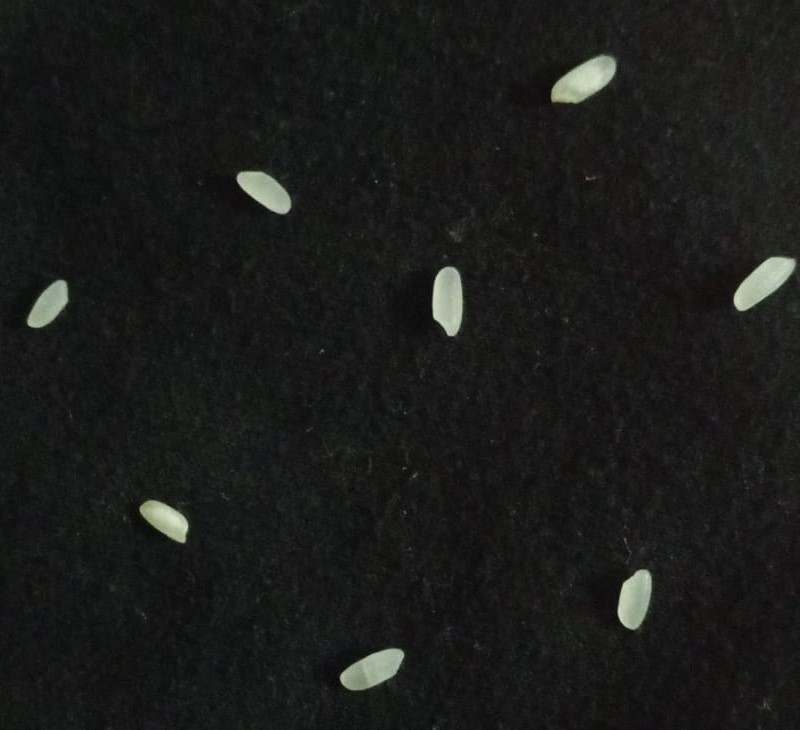
#> input picture ödev3/pirinc_resmi.jpg, 800 x 730 px
$ python 'ödev3.py'
#> lines starting #> are read from the running program, lines starting #| are printed output that depends on the picture; after the words box and inside, x2 and y2 are one past the last pixel; in counts of white or black regions, pixels touching at a corner belong together
import cv2

def say_pirinc_taneleri(resim_yolu):
#> called with resim_yolu = 'pirinc_resmi.jpg'
    resim = cv2.imread(resim_yolu, cv2.IMREAD_GRAYSCALE)
#> resim: shape (730, 800); min 6, max 226, mean 27
    yeni_boyut = (600, 600)
    boyutlandırılmıs_resim = cv2.resize(resim,yeni_boyut)
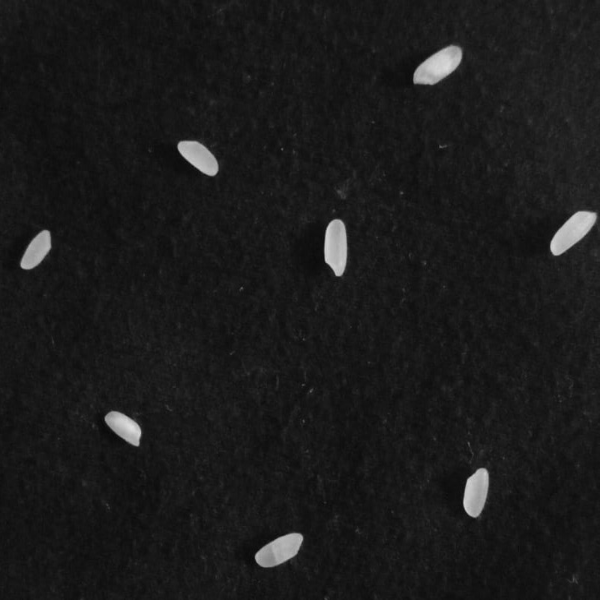
#> boyutlandırılmıs_resim: shape (600, 600); min 7, max 223, mean 26.9
    cv2.imshow("Pirinc resim", boyutlandırılmıs_resim)

    _, esik_resim = cv2.threshold(resim, 100, 255, cv2.THRESH_BINARY)
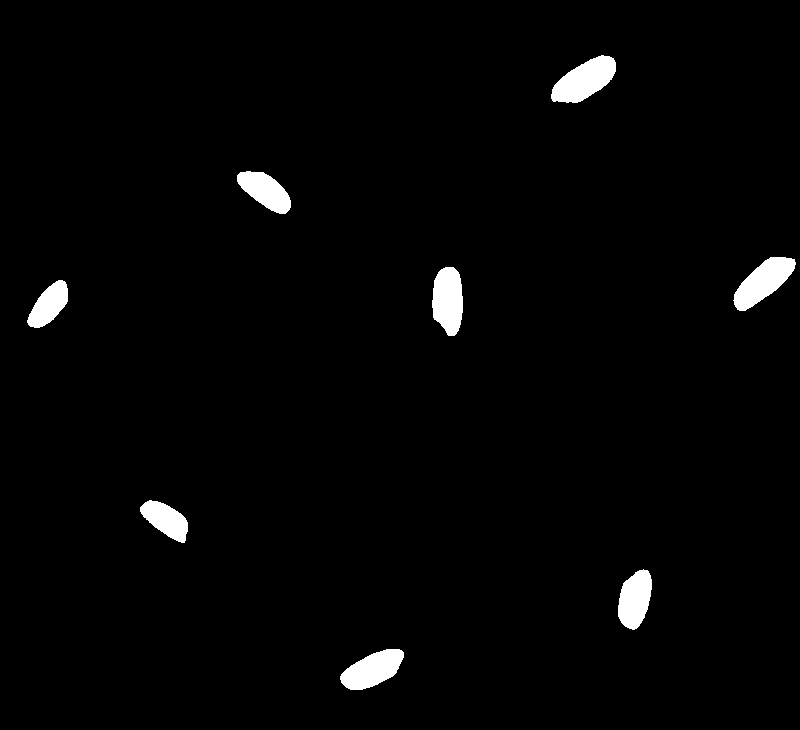
#> esik_resim: shape (730, 800); 2.1% white; 8 white regions, largest, box (x1, y1, x2, y2) and area: (551, 55, 616, 103) 1888, (733, 257, 796, 311) 1786, (432, 267, 463, 336) 1689
    boyutlandırılmıs_eşik_resim = cv2.resize(esik_resim,yeni_boyut)
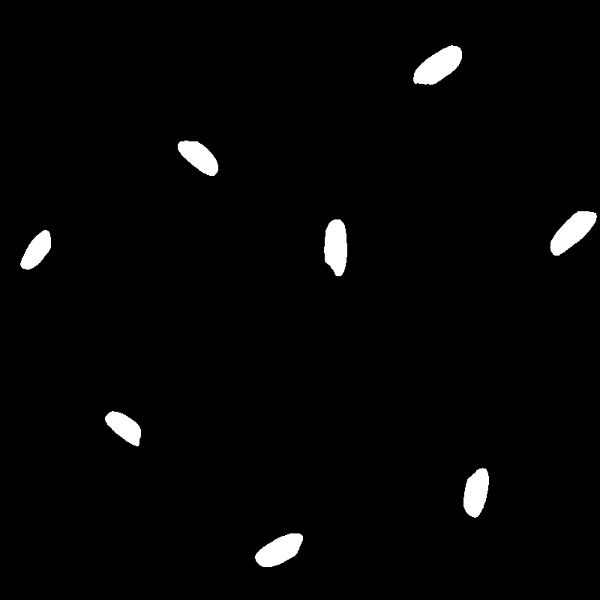
#> boyutlandırılmıs_eşik_resim: shape (600, 600); min 0, max 255, mean 5.3
    cv2.imshow("esik resim",boyutlandırılmıs_eşik_resim)

    _, etiket_resim = cv2.connectedComponents(esik_resim)
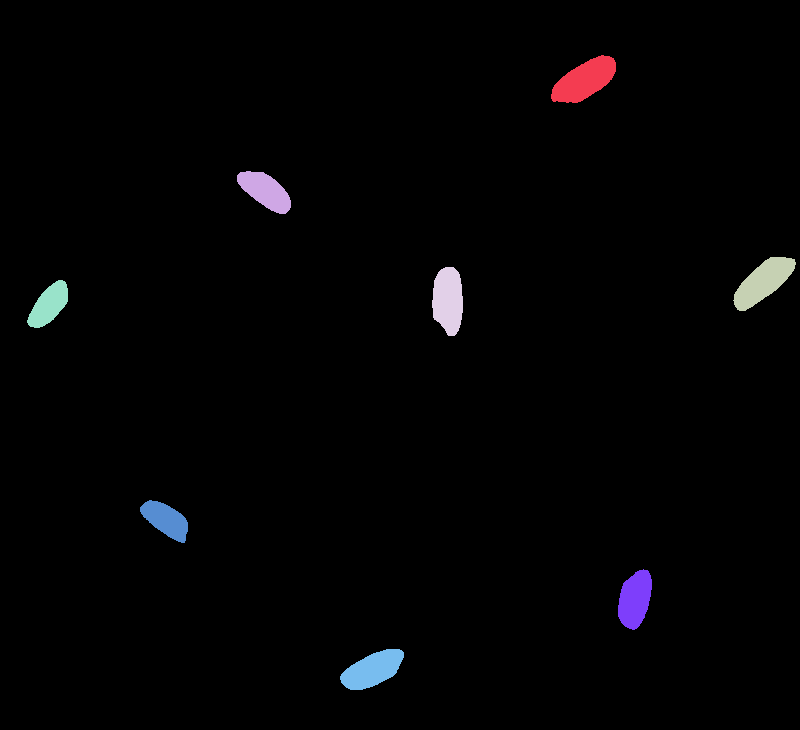
#> etiket_resim: shape (730, 800) int32; 9 distinct labels, from 0 to 8; one colour per label, 0 black

    pirinc_tane_sayisi = etiket_resim.max()
#> pirinc_tane_sayisi = 8

    return pirinc_tane_sayisi

resim_yolu = "pirinc_resmi.jpg"
tane_sayisi = say_pirinc_taneleri(resim_yolu)
#> tane_sayisi = 8

print(f"Resimdeki pirinç tanelerinin sayısı: {tane_sayisi}")
#| Resimdeki pirinç tanelerinin sayısı: 8
cv2.waitKey(0)

$ run again, with ödev3/Eşiklenmiş resim .png saved as ödev3/pirinc_resmi.jpg
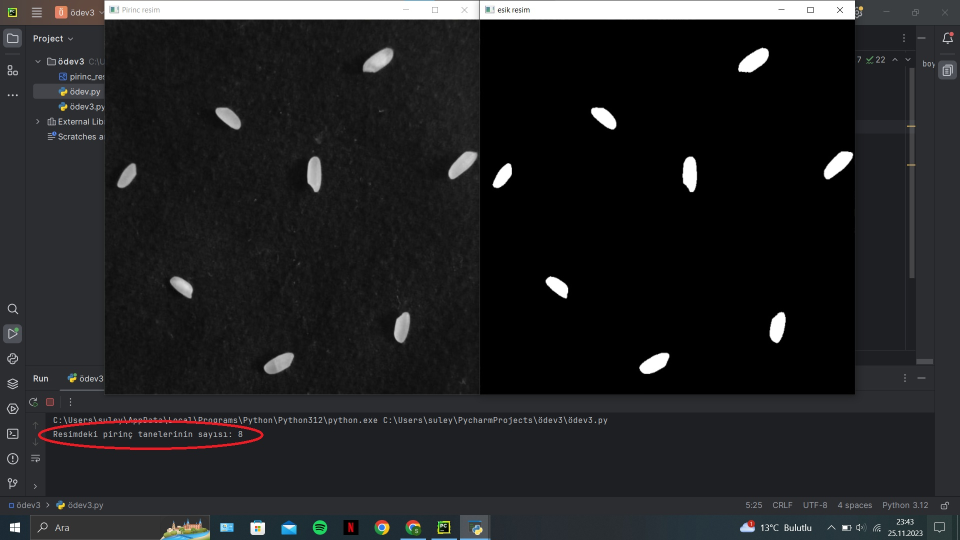
#> input picture ödev3/Eşiklenmiş resim .png, 1920 x 1080 px (shown at 1/2 size)
#> in say_pirinc_taneleri, `_, esik_resim = cv2.threshold(resim, 100, 255, cv2.THRESH_BINARY)`:
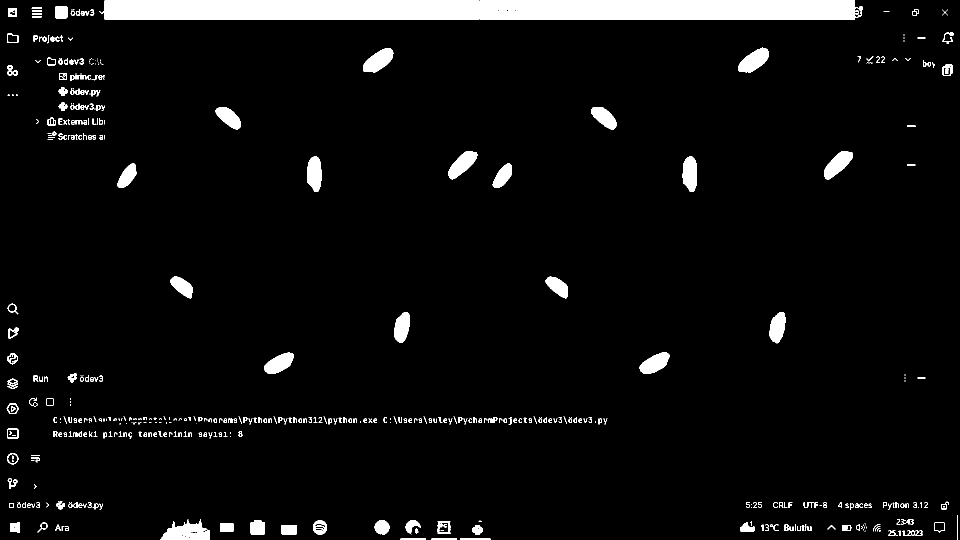
#> esik_resim: shape (1080, 1920) (shown at 1/2 size); 5% white; 513 white regions (152 under 20 px), largest, box (x1, y1, x2, y2) and area: (199, 1, 959, 39) 28523, (960, 1, 1710, 39) 28195, (320, 1038, 420, 1080) 2490
#> in say_pirinc_taneleri, `_, etiket_resim = cv2.connectedComponents(esik_resim)`:
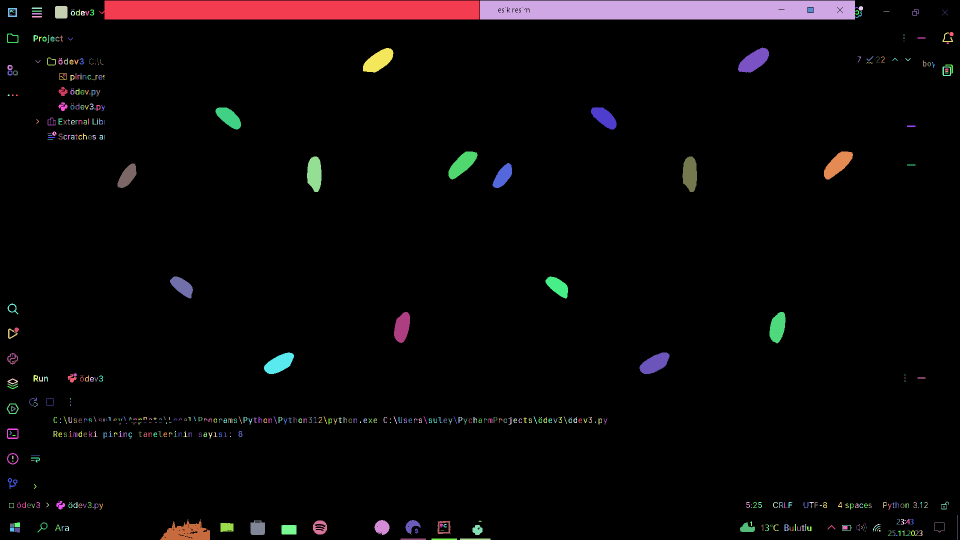
#> etiket_resim: shape (1080, 1920) int32 (shown at 1/2 size); 514 distinct labels, from 0 to 513; one colour per label, 0 black
#> pirinc_tane_sayisi = 513
#| Resimdeki pirinç tanelerinin sayısı: 513
